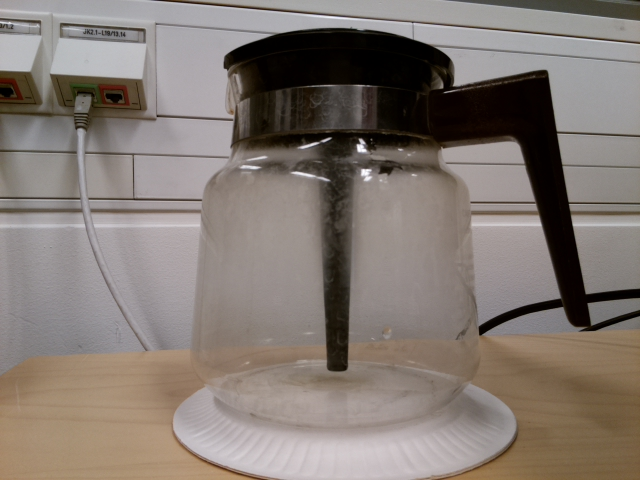
#> input picture kahvi.jpg, 640 x 480 px
$ python coffeemaker.py   (Python 2 division)   (older library calls are emulated)
#> lines starting #> are read from the running program, lines starting #| are printed output that depends on the picture; after the words box and inside, x2 and y2 are one past the last pixel; in counts of white or black regions, pixels touching at a corner belong together
import cv2
import picamera
import numpy as np
import argparse


img = cv2.imread('kahvi.jpg')
#> img is the input picture: shape (480, 640, 3); mean B, G, R 114.7, 121.3, 131
imgray = cv2.cvtColor(img,cv2.COLOR_BGR2GRAY)
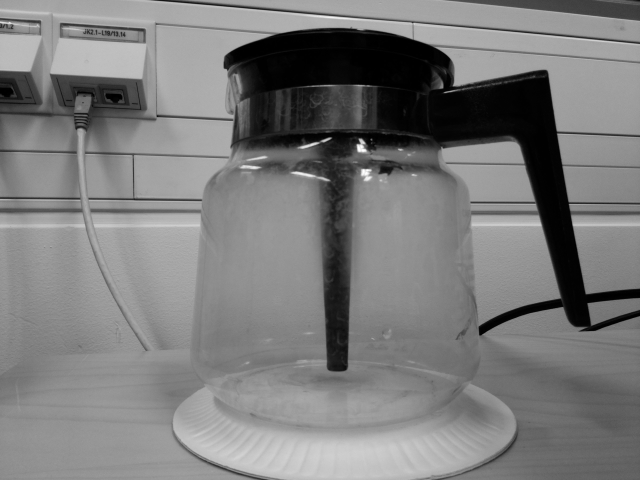
#> imgray: shape (480, 640); min 0, max 255, mean 123.4
ret,thresh = cv2.threshold(imgray,50,255,0)
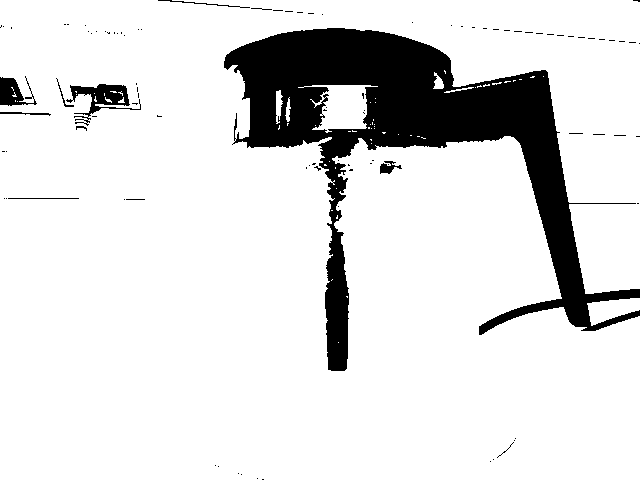
#> thresh: shape (480, 640); 86.9% white; 97 black regions (87 under 20 px)
im2,contours,hierarchy = cv2.findContours(thresh, cv2.RETR_TREE, cv2.CHAIN_APPROX_SIMPLE)
#> contours = 189 contours, 163 with area under 20; largest, box (x1, y1, x2, y2) and area: (0, 0, 640, 480) 262877, (298, 85, 378, 133) 1838, (69, 83, 142, 118) 1192, (587, 298, 640, 326) 842, (379, 160, 403, 175) 190
a = 0
ar = (0, a)
for cont in contours:

	cnt = cont
	area = cv2.contourArea(cnt)
	if area > ar[0]:
		ar = (area, a)
	#output= cv2.drawContours(img,[cnt], 0,(0,255,0),3)
	#cv2.imshow("images%s"%a, output)
	#cv2.waitKey()
	a+=1
#> this loop made 189 passes
#> (area, ar) on passes 2, 43, 61: (841.5, (841.5, 1)), (1838.5, (1838.5, 42)), (262877, (262877, 60))
#> area on passes 36, 38, 40, 59: 54, 118.5, 22, 85
#> after the loop, a = 189

print ar
#| (262877.0, 60)
output= cv2.drawContours(img,contours, ar[1],(0,255,0),3)
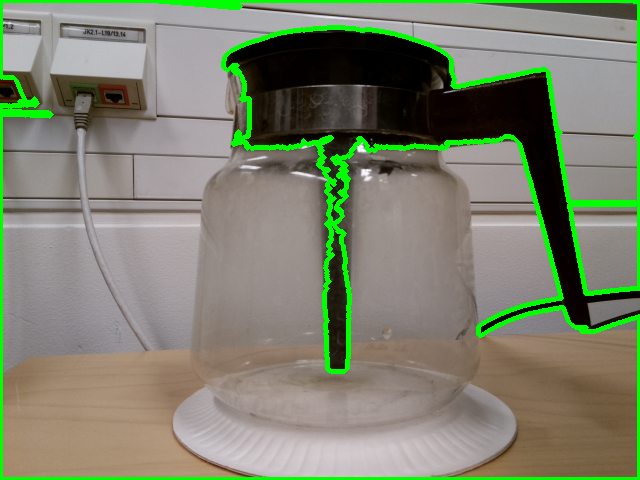
#> output: shape (480, 640, 3); mean B, G, R 109.6, 130.8, 124.8
cv2.imshow("images%s"%a, output)
cv2.waitKey()
cnt = contours[0]
#> cnt = [[338, 342]]
area = cv2.contourArea(cnt)
#> area = 0
M = cv2.moments(cnt)
#> M = moments, m00 0


#cv2.imshow("images", output)
cv2.waitKey()

$ run again, with zoomi.jpg copied over kahvi.jpg
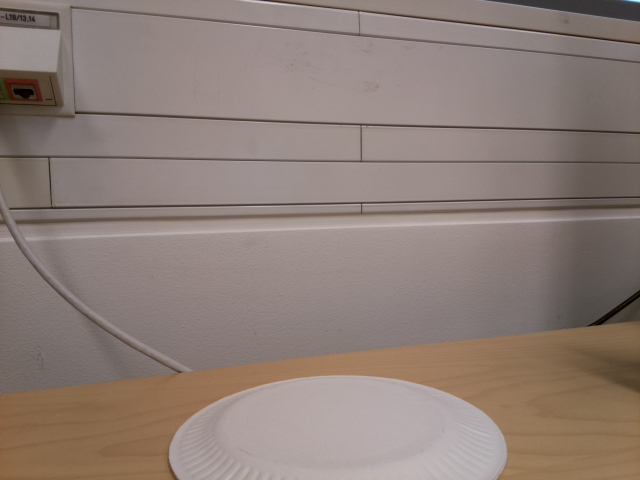
#> input picture zoomi.jpg, 640 x 480 px
#> img is the input picture: shape (480, 640, 3); mean B, G, R 119.1, 126, 141.2
#> `ret,thresh = cv2.threshold(imgray,50,255,0)`:
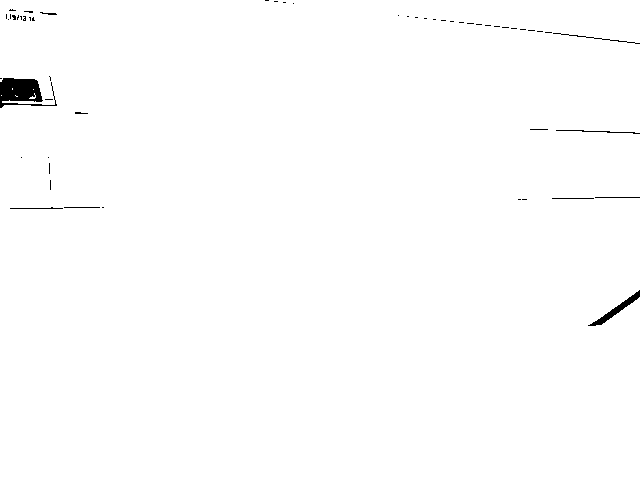
#> thresh: shape (480, 640); 99.4% white; 54 black regions (45 under 20 px)
#> contours = 66 contours, 53 with area under 20; largest, box (x1, y1, x2, y2) and area: (0, 0, 640, 480) 304330, (9, 206, 64, 210) 108, (551, 197, 595, 200) 84, (63, 206, 101, 209) 72, (39, 11, 58, 16) 43
#> the loop `for cont in contours: ` made 66 passes
#> (area, ar) on pass 6: (304330, (304330, 5))
#> after the loop `for cont in contours:`: a = 66
#| (304330.0, 5)
#> `output= cv2.drawContours(img,contours, ar[1],(0,255,0),3)`:
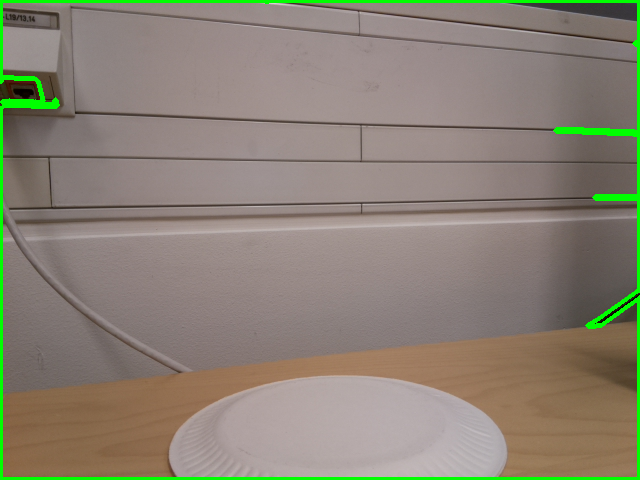
#> output: shape (480, 640, 3); mean B, G, R 116.4, 130.4, 137.8
#> `cnt = contours[0]`: cnt = [[15, 95], [16, 96], [17, 96], [16, 96]]
#> `area = cv2.contourArea(cnt)`: area = 0
#> M = moments, m00 0
